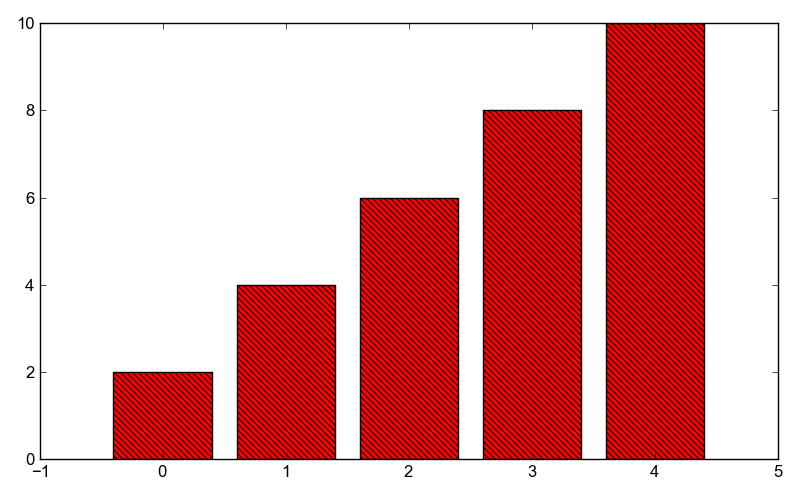

Write Python code to recreate this figure.
bar = Bar()

bar.xValues = range(5)
bar.yValues = [2, 4, 6, 8, 10]
bar.hatch = r"\\"
bar.color="red"
bar.edgeColor="black"

plot = Plot()
plot.add(bar)
plot.save("hatchedbars.png")
